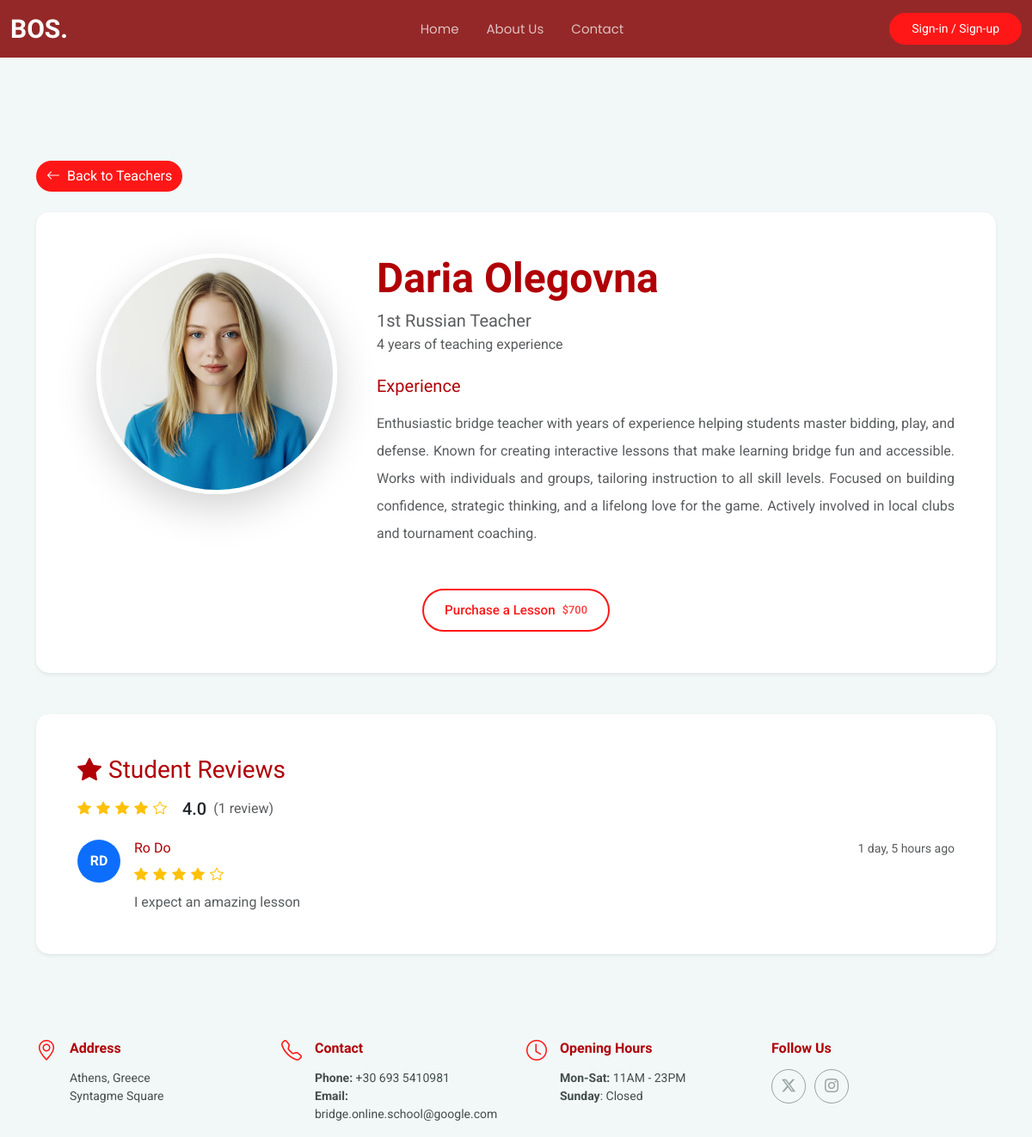
Page /teachers/3 on the committed database.
### landing/models.py (models this page shows, shortened)
class Teacher(models.Model):
    user = models.OneToOneField(User, on_delete=models.CASCADE, related_name='teacher_profile', null=True, blank=True)
    first_name = models.CharField(max_length=50)
    last_name = models.CharField(max_length=50)
    title = models.CharField(max_length=50)
    experience = models.CharField(max_length=500)
    teaching_years = models.IntegerField(null=True, blank=True)
    avatar = models.ImageField(upload_to='teachers/avatars')
    lesson_price = models.DecimalField(max_digits=6, decimal_places=0)
    course_price = models.DecimalField(max_digits=7, decimal_places=0)
    is_active = models.BooleanField(default=False)

class Rating(models.Model):
    teacher = models.ForeignKey(Teacher, on_delete=models.CASCADE, related_name='ratings')
    user = models.ForeignKey(User, on_delete=models.CASCADE, related_name='ratings')
    rating = models.IntegerField(choices=[(i, i) for i in range(1, 6)])
    description = models.TextField(null=True, blank=True)
    created_at = models.DateTimeField(auto_now_add=True, null=True)
    class Meta:
        unique_together = ('teacher', 'user')  # Ensures one review per user per teacher

### landing/views.py (the view)
# urls.py: path("teachers/<int:pk>", views.teacher, name="teacher"),
def teacher(request, pk):
    teacher = get_object_or_404(Teacher, id=pk)
    if not teacher.is_active and not request.user.is_staff:
        raise Http404("Teacher not found")
    reviews = Rating.objects.filter(teacher=teacher).order_by('-created_at')
    avg_rating = 0
    if reviews.exists():
        avg_rating = sum(review.rating for review in reviews) / len(reviews)
    user_has_reviewed = False
    if request.user.is_authenticated:
        user_has_reviewed = Rating.objects.filter(teacher=teacher, user=request.user).exists()
    context = {
        'teacher': teacher,
        'reviews': reviews,
        'avg_rating': round(avg_rating, 1),
        'reviews_count': reviews.count(),
        'user_has_reviewed': user_has_reviewed,
    }
    return render(request, "landing/teacher.html", context)

### landing/templates/landing/teacher.html (shortened to what this page needs)
{% extends 'base.html' %}
{% load static %}
{% block content %}
  <section class="teacher-profile section light-background" style="padding-top: 120px;">
    <div class="container" data-aos="fade-up">
      <div class="row mb-4">
        <div class="col-12">
          <a href="{% url 'landing:home' %}#team" class="btn rounded-pill" style="background-color: var(--accent-color); color: var(--contrast-color); border: none;">
            <i class="bi bi-arrow-left me-2"></i>Back to Teachers
          </a>
        </div>
      </div>
      <div class="row mb-5">
        <div class="col-12">
          <div class="card shadow-sm border-0">
            <div class="card-body p-5">
              <div class="row align-items-start">
                <div class="col-lg-4 col-md-5 text-center mb-4 mb-md-0">
                  <div class="teacher-avatar" data-aos="zoom-in" data-aos-delay="100">
                    <img src="{{ teacher.avatar.url }}" alt="{{ teacher.first_name }} {{ teacher.last_name }}"
                         class="img-fluid rounded-circle shadow-lg" style="width: 280px; height: 280px; object-fit: cover;">
                  </div>
                </div>
                <div class="col-lg-8 col-md-7">
                  <div class="teacher-info" data-aos="fade-left" data-aos-delay="200">
                    <div class="teacher-header mb-4">
                      <h1 class="display-5 fw-bold mb-2" style="color: var(--heading-color);">
                        {{ teacher.first_name }} {{ teacher.last_name }}
                      </h1>
                      <div class="teaching-info">
                        <h5 class="text-muted mb-1">{{ teacher.title }}</h5>
                        {% if teacher.teaching_years %}
                          <p class="text-muted mb-0">{{ teacher.teaching_years }} years of teaching experience</p>
                        {% endif %}
                      </div>
                    </div>
                    <div class="experience-section mb-4">
                      <h5 class="mb-3" style="color: var(--heading-color);">Experience</h5>
                      <p class="text-muted lh-lg" style="text-align: justify;">
                        {{ teacher.experience }}
                      </p>
                    </div>
                  </div>
                </div>
              </div>
              <div class="row mt-4">
                <div class="col-12">
                  <div class="teacher-actions d-flex flex-wrap gap-3 justify-content-center" data-aos="fade-up" data-aos-delay="300">
                                <button class="btn btn-minimal add-to-cart-btn"
                    data-teacher-id="{{ teacher.id }}"
                    data-teacher-firstname="{{ teacher.first_name }}"
                    data-teacher-lastname="{{ teacher.last_name }}"
                    data-teacher-title="{{ teacher.title }}"
                    data-teacher-price="{{ teacher.lesson_price }}"
                    data-teacher-avatar="{{ teacher.avatar.url }}">
              Purchase a Lesson
              <small class="price-tag">${{ teacher.lesson_price }}</small>
            </button>
                  </div>
                </div>
              </div>
            </div>
          </div>
        </div>
      </div>
      <div class="row">
        <div class="col-12">
          <div class="card shadow-sm border-0">
            <div class="card-body p-5">
              <div class="reviews-header mb-4" data-aos="fade-up">
                <h3 class="mb-3" style="color: var(--heading-color);">
                  <i class="bi bi-star-fill me-2"></i>Student Reviews
                </h3>
                <div class="d-flex align-items-center mb-3">
                  <div class="rating-stars me-3">
                    {% for i in "12345" %}
                      {% if avg_rating >= i|add:0 %}
                        <i class="bi bi-star-fill text-warning"></i>
                      {% elif avg_rating >= i|add:-0.5 %}
                        <i class="bi bi-star-half text-warning"></i>
                      {% else %}
                        <i class="bi bi-star text-warning"></i>
                      {% endif %}
                    {% endfor %}
                  </div>
                  <span class="h5 mb-0 me-2">{{ avg_rating|default:"0.0" }}</span>
                  <span class="text-muted">({{ reviews_count }} review{{ reviews_count|pluralize }})</span>
                </div>
              </div>
              <div class="reviews-list">
                {% if reviews %}
                  {% for review in reviews %}
                  <div class="review-item {% if not forloop.last %}border-bottom pb-4 mb-4{% endif %}" data-aos="fade-up" data-aos-delay="{{ forloop.counter0|add:1 }}00">
                    <div class="d-flex align-items-start">
                      <div class="review-avatar me-3">
                        <div class="rounded-circle bg-primary text-white d-flex align-items-center justify-content-center" style="width: 50px; height: 50px;">
                          <span class="fw-bold">{{ review.user.first_name.0|default:review.user.username.0|upper }}{{ review.user.last_name.0|default:""|upper }}</span>
                        </div>
                      </div>
                      <div class="review-content flex-grow-1">
                        <div class="d-flex justify-content-between align-items-start mb-2">
                          <h6 class="mb-0">{{ review.user.first_name|default:review.user.username }} {{ review.user.last_name|default:"" }}</h6>
                          <div class="review-actions">
                            {% if user.is_staff %}
                              <small class="text-muted">{{ review.created_at|timesince }} ago</small>
                              <button class="btn btn-sm btn-outline-danger delete-review-btn"
                                      data-review-id="{{ review.id }}"
                                      data-teacher-id="{{ teacher.id }}"
                                      title="Delete review">
                                <i class="bi bi-x-lg" style="font-size: 1.4rem;"></i>
                              </button>
                            {% else %}
                              <small class="text-muted">{{ review.created_at|timesince }} ago</small>
                            {% endif %}
                          </div>
                        </div>
                        <div class="rating-stars mb-2">
                          {% for i in "12345" %}
                            {% if review.rating >= i|add:0 %}
                              <i class="bi bi-star-fill text-warning"></i>
                            {% else %}
                              <i class="bi bi-star text-warning"></i>
                            {% endif %}
                          {% endfor %}
                        </div>
                        <p class="text-muted mb-0">{{ review.description }}</p>
                      </div>
                    </div>
                  </div>
                  {% endfor %}
                {% else %}
                  <div class="text-center py-5">
                    <i class="bi bi-chat-square-text text-muted" style="font-size: 3rem;"></i>
                    <p class="text-muted mt-3">No reviews yet. Be the first to review {{ teacher.first_name }}!</p>
                  </div>
                {% endif %}
              </div>
            </div>
          </div>
        </div>
      </div>
    </div>
  </section>
{% endblock %}

### static/assets/css/main.css (style rules this page uses)
:root { --default-font: "Roboto", system-ui, -apple-system, "Segoe UI", Roboto, "Helvetica Neue", Arial, "Noto Sans", "Liberation Sans", sans-serif, "Apple Color Emoji", "Segoe UI Emoji", "Segoe UI Symbol", "Noto Color Emoji"; --heading-font: "Raleway", sans-serif; --nav-font: "Poppins", sans-serif; }
:root { --background-color: #ffffff; --default-color: #444d4d; --heading-color: #b00006; --accent-color: #ff1717; --surface-color: #ffffff; --contrast-color: #ffffff; }
:root { --nav-color: rgba(255, 255, 255, 0.7); --nav-hover-color: #ffffff; --nav-mobile-background-color: #ffffff; --nav-dropdown-background-color: #ffffff; --nav-dropdown-color: #444d4d; --nav-dropdown-hover-color: #018880; }
.light-background { --background-color: #f1f8f7; --surface-color: #ffffff; }
:root { scroll-behavior: smooth; }
body { color: var(--default-color); background-color: var(--background-color); font-family: var(--default-font); }
a { color: var(--accent-color); text-decoration: none; transition: 0.3s; }
h1, h2, h3, h4, h5, h6 { color: var(--heading-color); font-family: var(--heading-font); }
section, .section { color: var(--default-color); background-color: var(--background-color); padding: 60px 0; scroll-margin-top: 82px; overflow: clip; }
.teacher-profile .card { border: none; box-shadow: 0 5px 20px rgba(0, 0, 0, 0.1); border-radius: 15px; overflow: hidden; }
.teacher-profile .teacher-avatar img { border: 5px solid #fff; box-shadow: 0 8px 30px rgba(0, 0, 0, 0.15); }
.teacher-profile .teacher-actions .btn { position: relative; overflow: hidden; transition: all 0.3s ease; }
.teacher-profile .reviews-list .review-item { transition: all 0.3s ease; }
.teacher-profile .review-avatar { flex-shrink: 0; }
.teacher-profile .rating-stars i { font-size: 1rem; margin-right: 2px; }
[data-aos] .btn, [data-aos] button, .teacher-actions .btn, .teacher-actions button { pointer-events: auto !important; }
.btn-minimal { background-color: transparent; border: 2px solid var(--accent-color); color: var(--accent-color); padding: 12px 24px; border-radius: 50px; font-weight: 500; font-size: 0.95rem; transition: all 0.3s ease; position: relative; overflow: hidden; text-decoration: none; display: inline-flex; align-items: center; justify-content: center; gap: 8px; min-height: 48px; min-width: 120px; box-sizing: border-box; }
.btn-minimal .price-tag { font-size: 0.8rem; font-weight: 600; opacity: 0.8; }
.review-actions { display: flex; align-items: center; min-height: 20px; }

### rows in the picture
Teacher: avatar (picture), first_name "Daria", last_name "Olegovna", title "1st Russian Teacher", teaching_years "4", experience "Enthusiastic bridge teacher with years of experience helping students master bidding, play, and defense. Known for creating interactive lessons that make learning bridge fun and accessible. Works with individuals and groups, tailoring instruction to all skill levels. Focused on building confidence, strategic thinking, and a lifelong love for the game. Actively involved in local clubs and tournament coaching.", lesson_price "700"
Rating: user.first_name.0 "R", user.last_name.0 "D", user.first_name "Ro", user.last_name "Do", created_at "1 day, 5 hours", rating 4 (drawn), description "I expect an amazing lesson"

### other values in the picture
{{ avg_rating|default:"0.0" }} "4.0"
{{ reviews_count }} "1"
